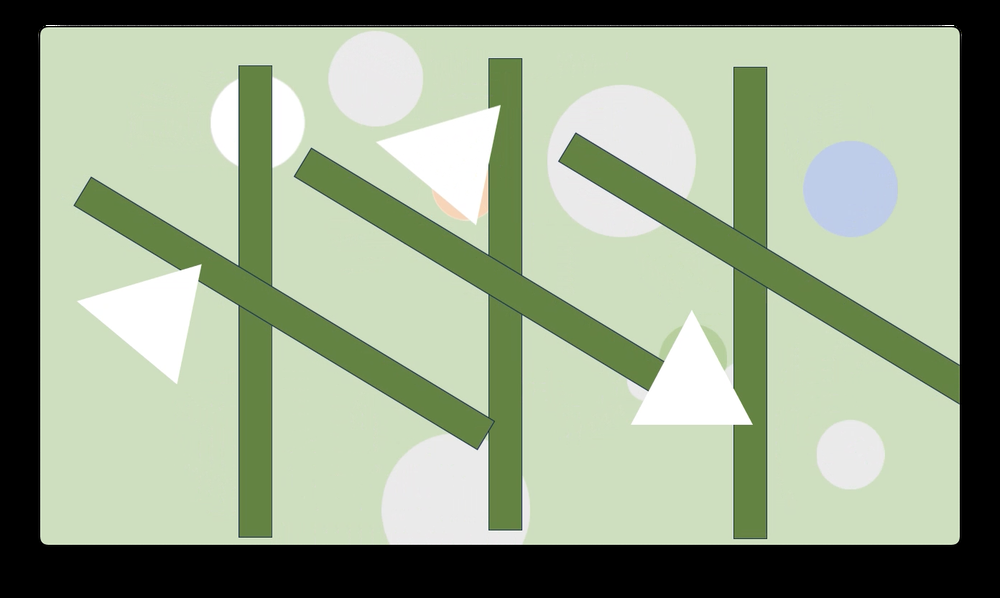
#> input picture Version1/data/Images/image1.png, 1000 x 598 px, shrunk from 1392 x 832 before the run
$ python circle_detection.py
#> lines starting #> are read from the running program, lines starting #| are printed output that depends on the picture; after the words box and inside, x2 and y2 are one past the last pixel; in counts of white or black regions, pixels touching at a corner belong together
import cv2
import numpy as np
import os

# Create a directory to save the result images
output_dir = "results/"
os.makedirs(output_dir, exist_ok=True)

# Load the image
image = cv2.imread("data/Images/image1.png")
#> image is the input picture: shape (598, 1000, 3); mean B, G, R 139.7, 165.1, 151.5

# Convert to grayscale
gray = cv2.cvtColor(image, cv2.COLOR_BGR2GRAY)
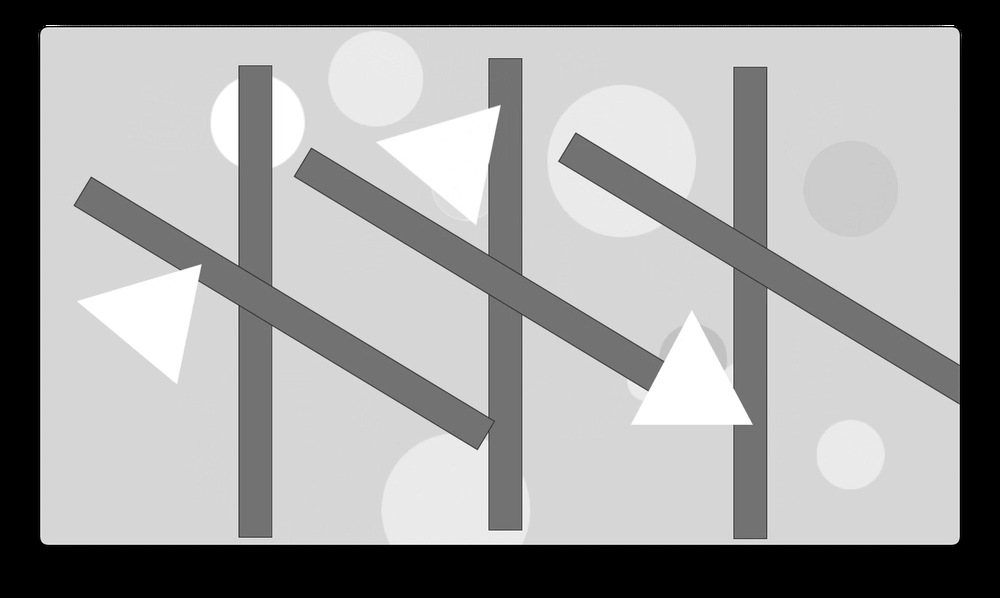
#> gray: shape (598, 1000); min 0, max 255, mean 158

# Apply Gaussian blur to reduce noise
gray_blurred = cv2.GaussianBlur(gray, (9, 9), 2)
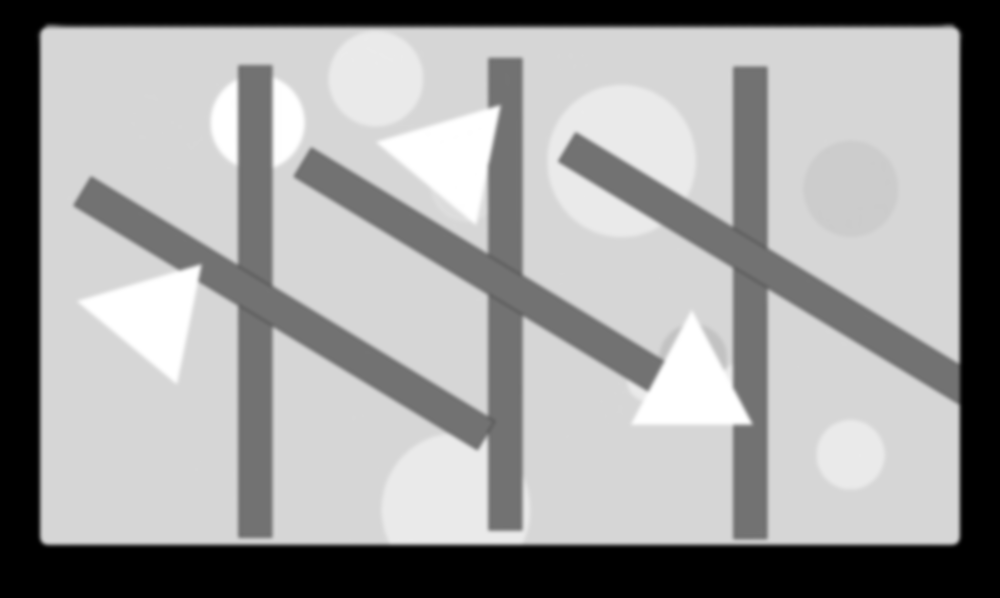
#> gray_blurred: shape (598, 1000); min 0, max 255, mean 158

# Detect circles using HoughCircles
# Adjust the parameters as needed for your specific video
circles = cv2.HoughCircles(
    gray_blurred,
    cv2.HOUGH_GRADIENT,
    dp=1,
    minDist=30,
    param1=50,
    param2=30,
    minRadius=10,
    maxRadius=100,
)
#> circles = [[257.5, 121.5, 47.1]]

# Draw and number the detected circles
if circles is not None:
    circles = np.uint16(np.around(circles))
#> circles = [[258, 122, 47]]
    for i, circle in enumerate(circles[0, :], start=1):
        center = (circle[0], circle[1])
        radius = circle[2]
        cv2.circle(image, center, radius, (0, 255, 0), 2)
        cv2.circle(image, center, 2, (0, 0, 255), 3)
        cv2.putText(
            image, str(i), center, cv2.FONT_HERSHEY_SIMPLEX, 0.5, (255, 0, 0), 2
        )
#> this loop made 1 pass
#> (i, center, radius) on pass 1: (1, (258, 122), 47)
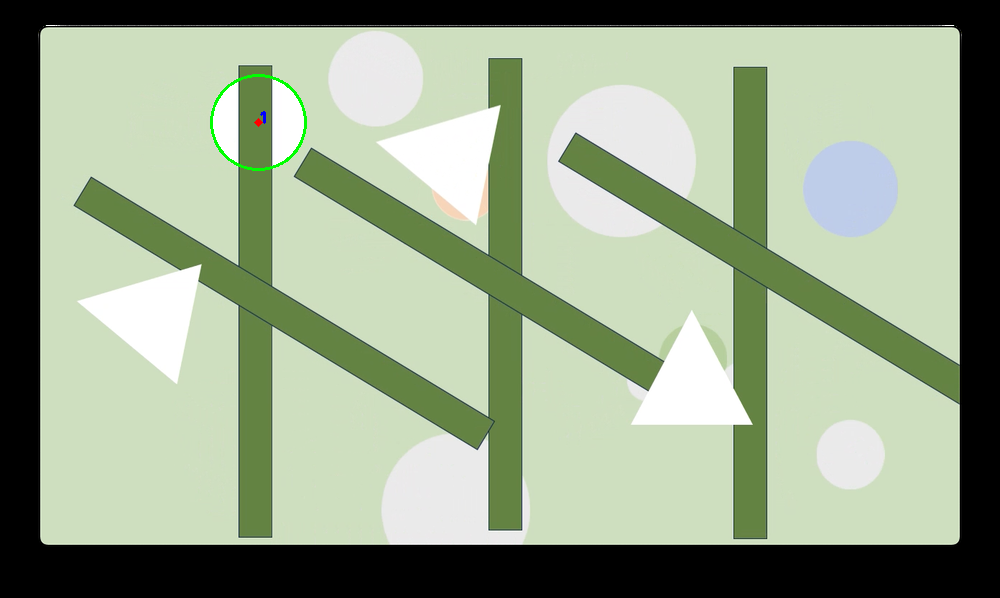
#> image: shape (598, 1000, 3); 0.16% of pixels changed, all inside (x1, y1, x2, y2) = (210, 74, 307, 171)

image_rgb = cv2.cvtColor(image, cv2.COLOR_BGR2RGB)

# Save the result
output_path = os.path.join(output_dir, "detected_circles5.jpg")
cv2.imwrite(output_path, image_rgb)

$ run again, with Version1/data/Images/image2.png copied over Version1/data/Images/image1.png
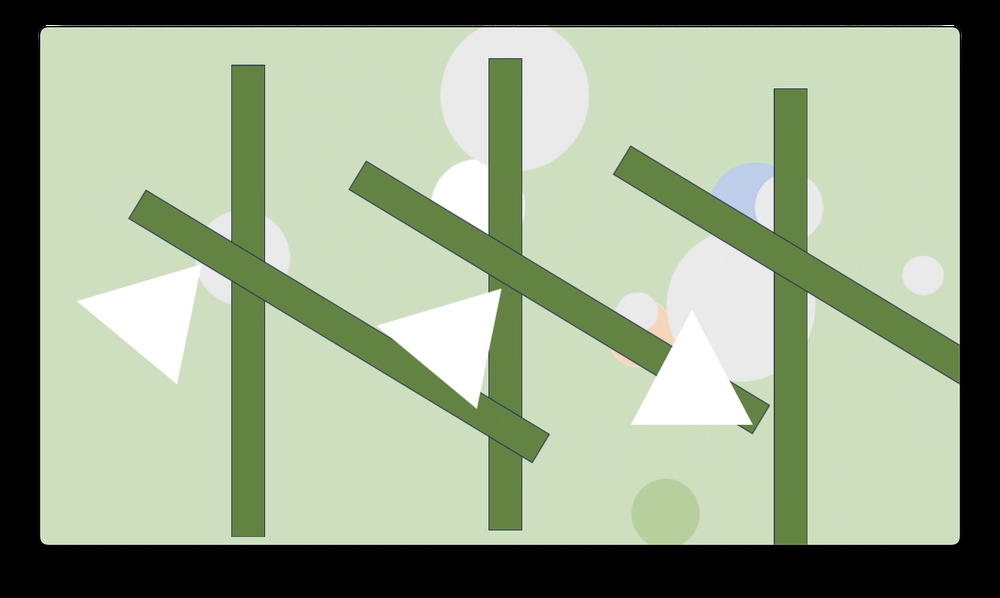
#> input picture Version1/data/Images/image2.png, 1000 x 598 px, shrunk from 1392 x 832 before the run
#> image is the input picture: shape (598, 1000, 3); mean B, G, R 139.8, 165.9, 152.2
#> `gray = cv2.cvtColor(image, cv2.COLOR_BGR2GRAY)`:
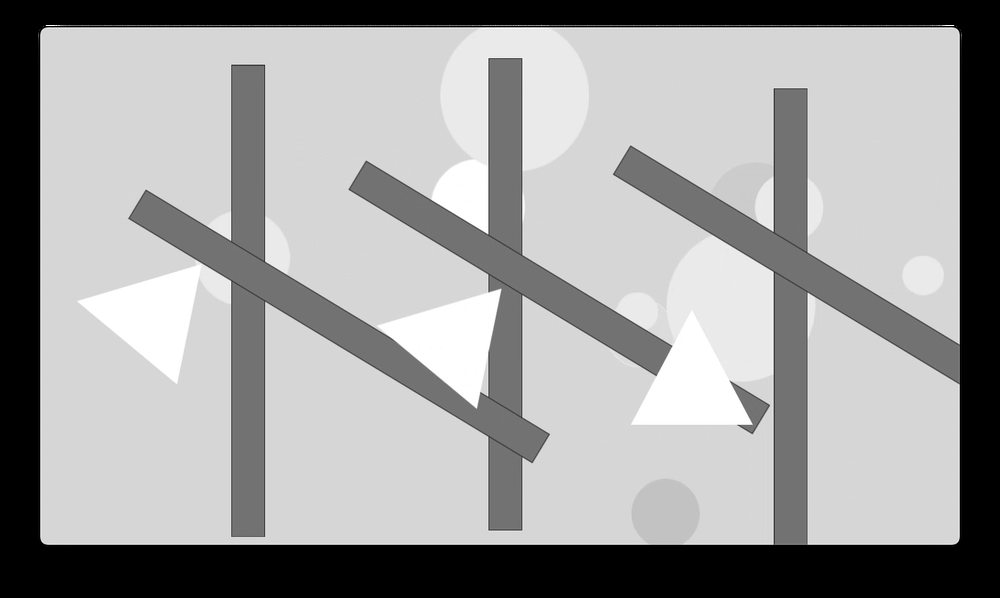
#> gray: shape (598, 1000); min 0, max 255, mean 158.7
#> `gray_blurred = cv2.GaussianBlur(gray, (9, 9), 2)`:
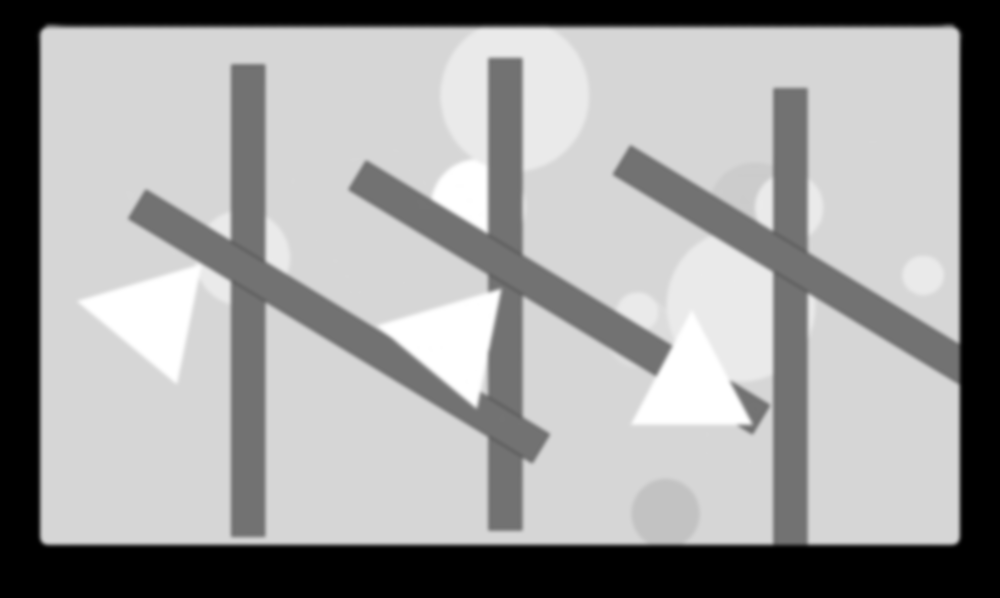
#> gray_blurred: shape (598, 1000); min 0, max 255, mean 158.7
#> circles = None

$ run again, with Version1/data/Images/image3.png copied over Version1/data/Images/image1.png
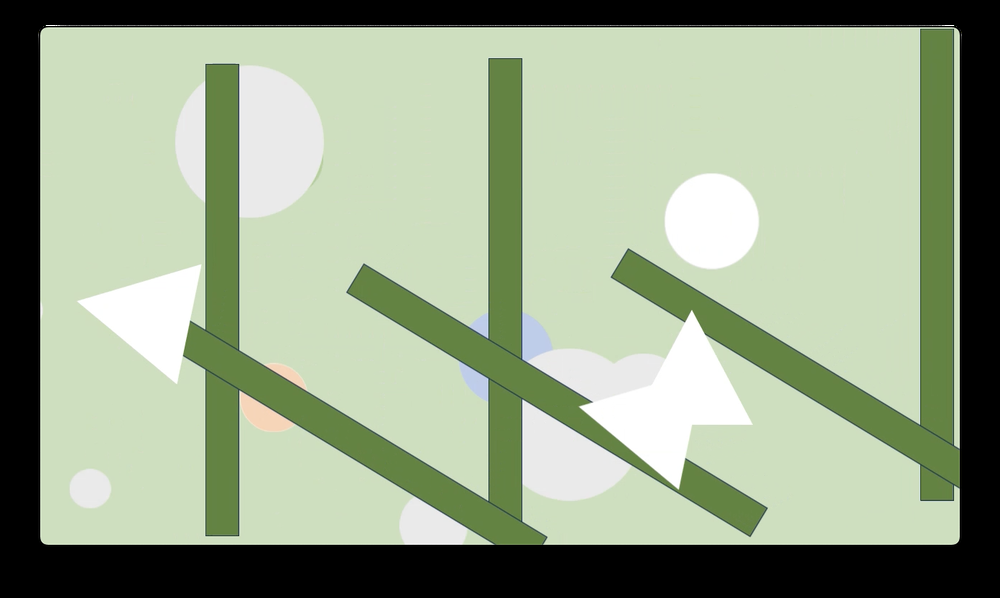
#> input picture Version1/data/Images/image3.png, 1000 x 598 px, shrunk from 1392 x 832 before the run
#> image is the input picture: shape (598, 1000, 3); mean B, G, R 139.9, 166, 152.3
#> `gray_blurred = cv2.GaussianBlur(gray, (9, 9), 2)`:
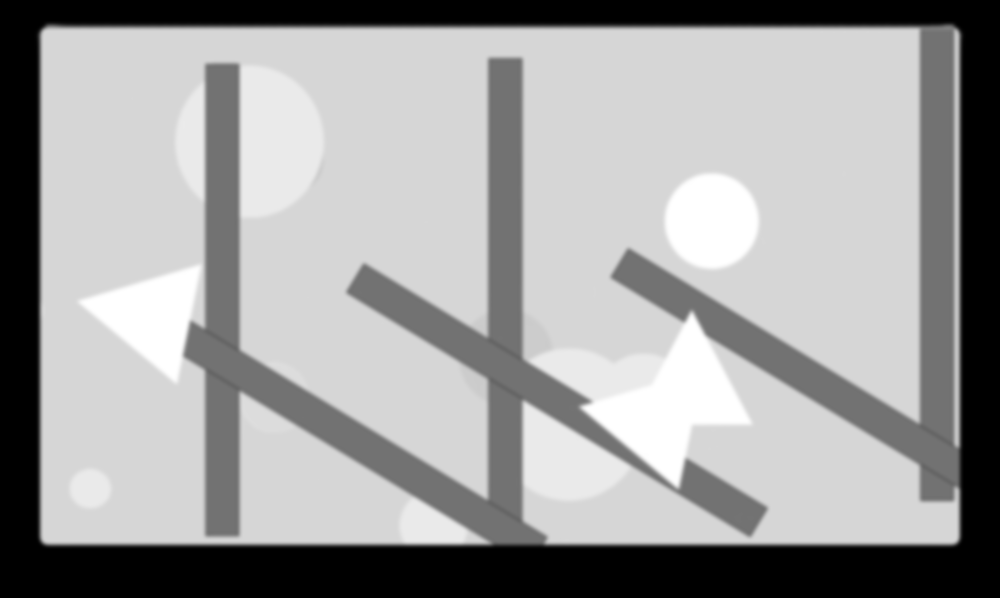
#> gray_blurred: shape (598, 1000); min 0, max 255, mean 158.8
#> `circles = cv2.HoughCircles( gray_blurred, cv2.HOUGH_GRADIENT, dp=1, mi..`: circles = [[711.5, 220.5, 47.9], [245.5, 141.5, 77]]
#> `circles = np.uint16(np.around(circles))`: circles = [[712, 220, 48], [246, 142, 77]]
#> the loop `for i, circle in enumerate(circles[0, :], start=1):` made 2 passes
#> (i, center, radius) on passes 1 to 2: (1, (712, 220), 48), (2, (246, 142), 77)
#> after the loop `for i, circle in enumerate(circles[0, :], start=1):`:
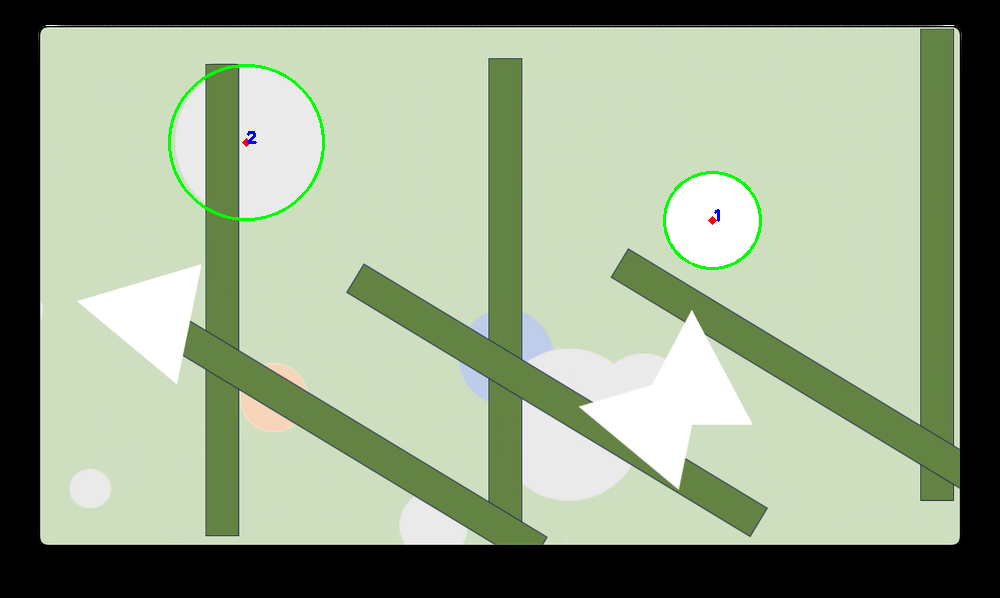
#> image: shape (598, 1000, 3); 0.43% of pixels changed, all inside (x1, y1, x2, y2) = (168, 64, 762, 270)

$ run again, with Version1/data/Images/image4.png copied over Version1/data/Images/image1.png
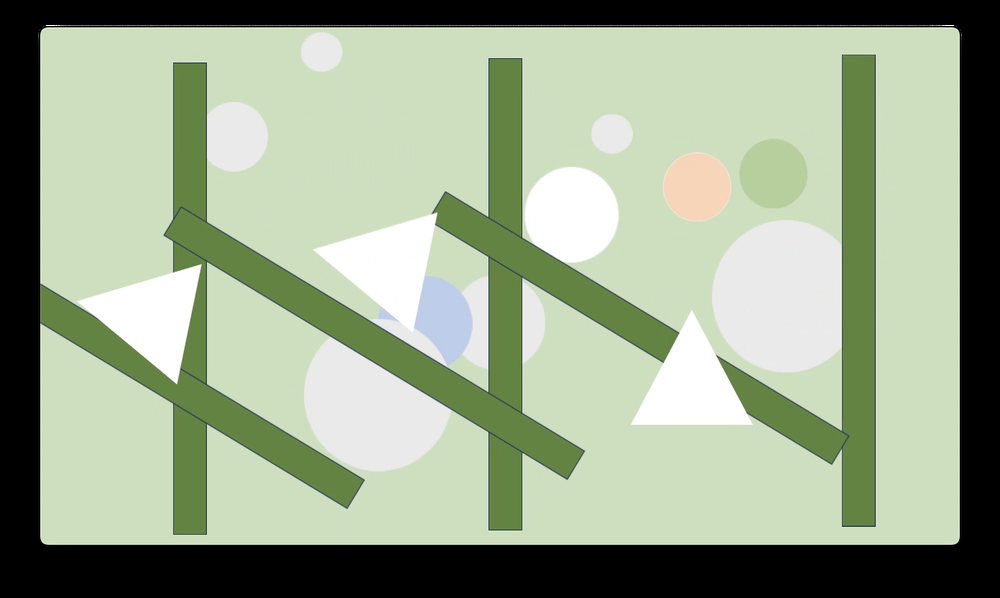
#> input picture Version1/data/Images/image4.png, 1000 x 598 px, shrunk from 1392 x 832 before the run
#> image is the input picture: shape (598, 1000, 3); mean B, G, R 141.2, 166.4, 153.3
#> `gray_blurred = cv2.GaussianBlur(gray, (9, 9), 2)`:
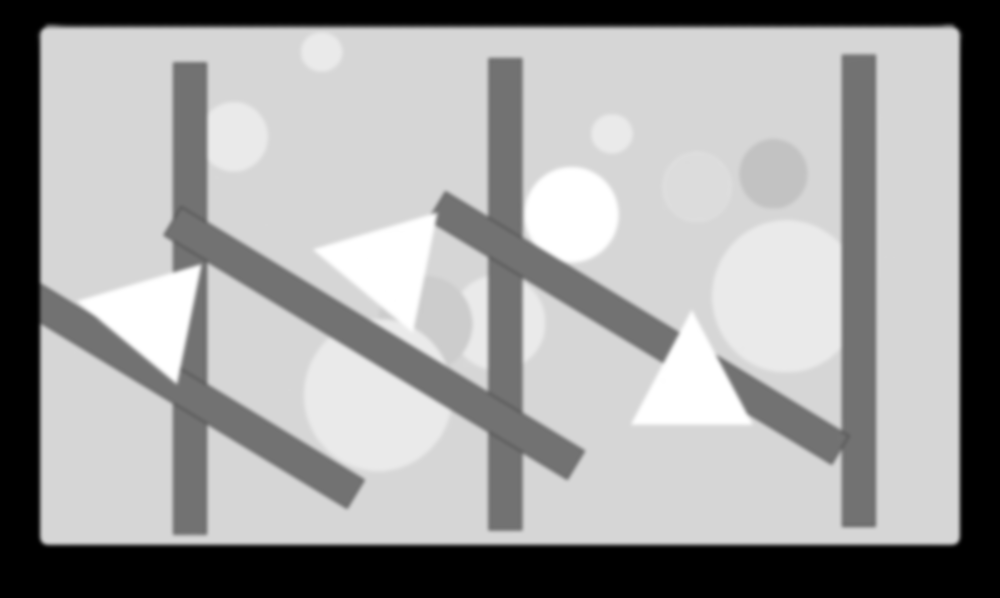
#> gray_blurred: shape (598, 1000); min 0, max 255, mean 159.5
#> `circles = cv2.HoughCircles( gray_blurred, cv2.HOUGH_GRADIENT, dp=1, mi..`: circles = [[570.5, 214.5, 47.3]]
#> `circles = np.uint16(np.around(circles))`: circles = [[570, 214, 47]]
#> the loop `for i, circle in enumerate(circles[0, :], start=1):` made 1 pass
#> (i, center, radius) on pass 1: (1, (570, 214), 47)
#> after the loop `for i, circle in enumerate(circles[0, :], start=1):`:
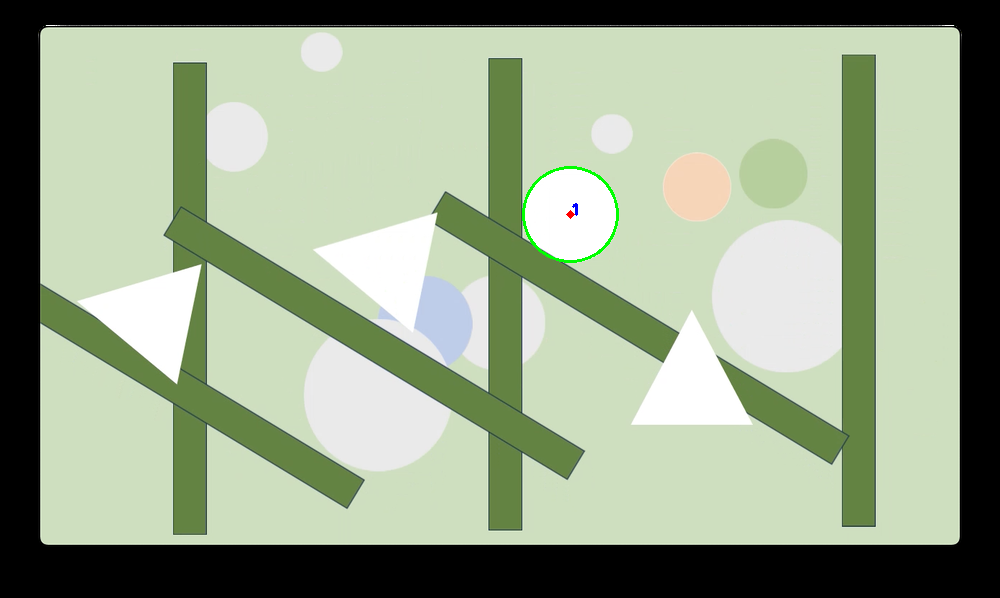
#> image: shape (598, 1000, 3); 0.16% of pixels changed, all inside (x1, y1, x2, y2) = (522, 166, 619, 263)
